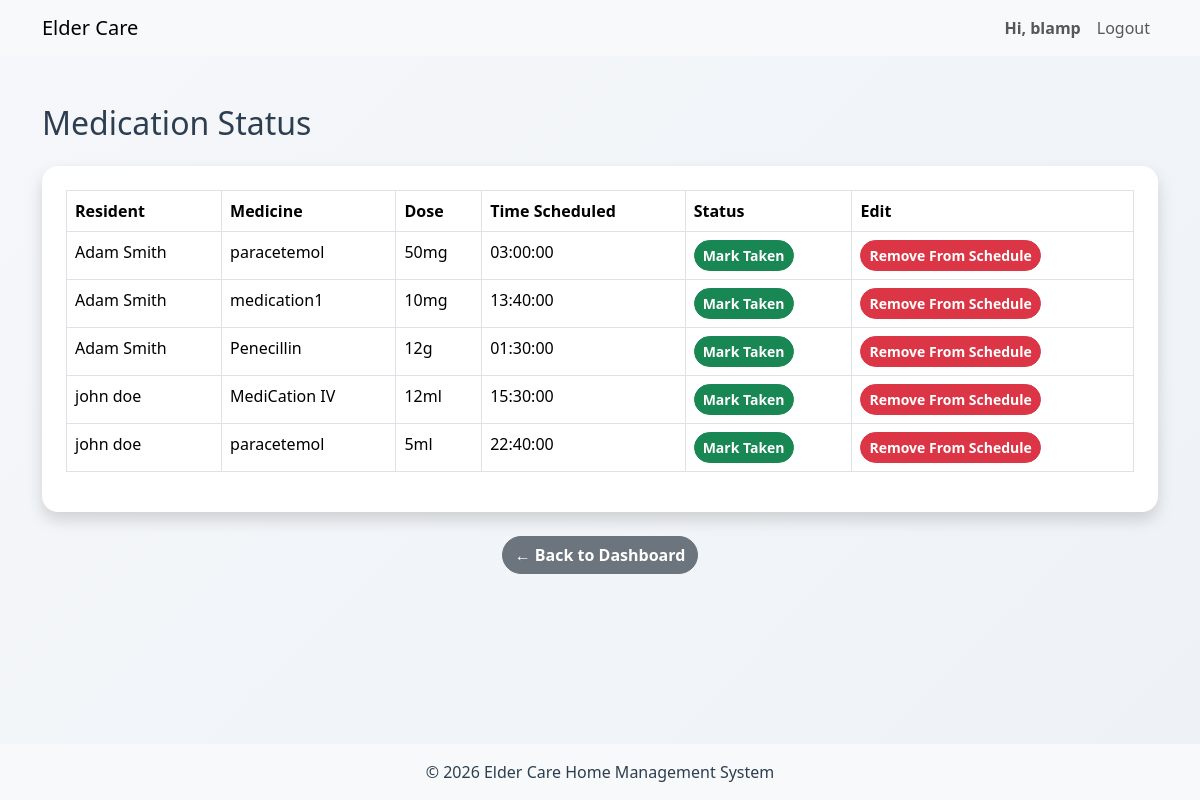
The app's page /caregivers/medication_status.php (signed in) with its own data.
### tables this page shows
CREATE TABLE `medication` (
  `medID` int(10) UNSIGNED NOT NULL,
  `residentSIN` varchar(9) NOT NULL,
  `empID` int(10) UNSIGNED NOT NULL,
  `medName` varchar(100) NOT NULL,
  `dose` varchar(50) NOT NULL,
  `timeScheduled` time NOT NULL,
  `dateCreated` datetime NOT NULL DEFAULT current_timestamp()
);

CREATE TABLE `resident` (
  `residentSIN` varchar(9) NOT NULL,
  `user_id` int(11) NOT NULL,
  `DoB` date DEFAULT NULL,
  `phone` varchar(15) DEFAULT NULL,
  `profilePhoto` text DEFAULT NULL,
  `ECname` text DEFAULT NULL,
  `ECphone` varchar(15) DEFAULT NULL,
  `ECemail` text DEFAULT NULL,
  `fname` varchar(50) DEFAULT NULL,
  `lname` varchar(50) DEFAULT NULL
);

### caregivers/medication_status.php (the view, shortened to what this page needs)
<?php
include '../includes/header.php';
require_once '../includes/db_connection.php';
$stmt = $conn->prepare("SELECT empID FROM caregiver WHERE user_id = ?");
$stmt->execute([$_SESSION['user_id']]);
$cgRow = $stmt->fetch();
$empID = $cgRow['empID'];
$stmt = $conn->prepare("SELECT m.residentSIN as rSIN, m.medName, m.timeScheduled,
                            r.fname, r.lname, m.dose, m.medID
                        FROM medication m
                        JOIN assignment a ON m.residentSIN = a.residentSIN
                        JOIN resident r ON a.residentSIN = r.residentSIN
                        WHERE a.empID = ?");
$stmt->execute([$empID]);
$rmeds = $stmt->fetchAll();
?>
<div class="container mt-5">
<h2 class="mb-4">Medication Status</h2>
<div class="card shadow p-4">
<table class="table table-bordered">
<thead>
<tr>
    <th>Resident</th>
    <th>Medicine</th>
    <th>Dose</th>
    <th>Time Scheduled</th>
    <th>Status</th>
    <th>Edit</th>
</tr>
</thead>
<tbody>
<?php foreach ($rmeds as $r): ?>
            <tr class="">
                <td><?= htmlspecialchars($r['fname'] . ' ' . $r['lname']) ?></td>
                <td><?= htmlspecialchars($r['medName']) ?></td>
                <td><?= htmlspecialchars($r['dose']) ?></td>
                <td><?= htmlspecialchars($r['timeScheduled']) ?></td>
                <td>
                <form method="POST">
                    <button type="submit" name="mark_taken" value="mark_taken"
                                class="btn btn-sm btn-success">
                            Mark Taken
                    </button>
                </form>
                </td>
                <td>
                <form method="POST">
                    <button type="submit" name="delete" value="delete"
                            class="btn btn-sm btn-danger">
                        Remove From Schedule
                    </button>
                </form>
                </td>
            </tr>
<?php endforeach; ?>
</tbody>
</table>
</div>
<div class="text-center mt-4">
    <a href="dashboard.php" class="btn btn-secondary">← Back to Dashboard</a>
</div>
</div>
<?php include '../includes/footer.php'; ?>

### assets/css/global.css (style rules this page uses)
body { background: linear-gradient(135deg, #f5f7fa, #eef2f7); font-family: "Segoe UI", Tahoma, sans-serif; color: #2c3e50; }
* { transition: all 0.2s ease; }
.card { border: none; border-radius: 16px; box-shadow: 0 10px 25px rgba(0, 0, 0, 0.06); }
.btn { border-radius: 25px !important; font-weight: 600; }

### records on screen
medication: residentSIN.lname "Adam Smith", medName "paracetemol", dose "50mg", timeScheduled "03:00:00"
medication: residentSIN.lname "Adam Smith", medName "medication1", dose "10mg", timeScheduled "13:40:00"
medication: residentSIN.lname "Adam Smith", medName "Penecillin", dose "12g", timeScheduled "01:30:00"
medication: residentSIN.lname "john doe", medName "MediCation IV", dose "12ml", timeScheduled "15:30:00"
medication: residentSIN.lname "john doe", medName "paracetemol", dose "5ml", timeScheduled "22:40:00"

### other values on screen
$username "blamp"
